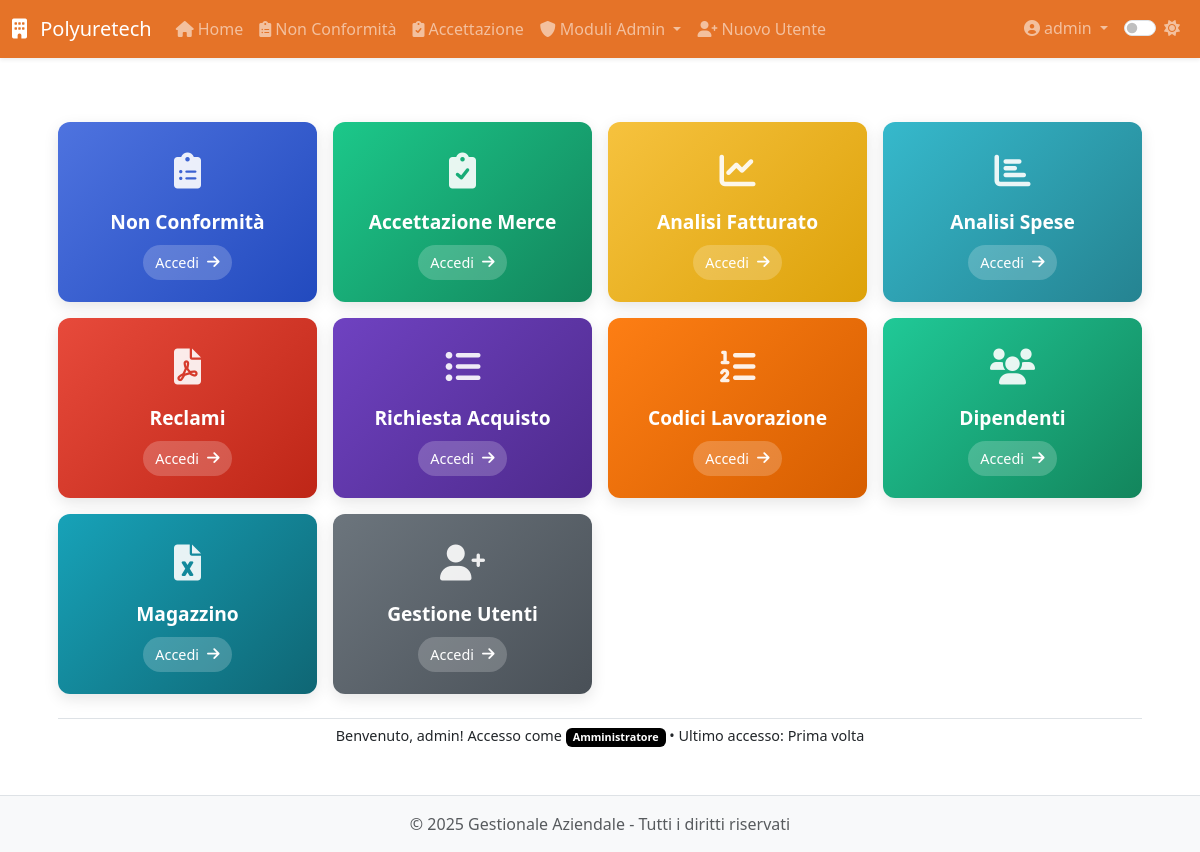
The page /index (signed in) on the database as committed earlier.
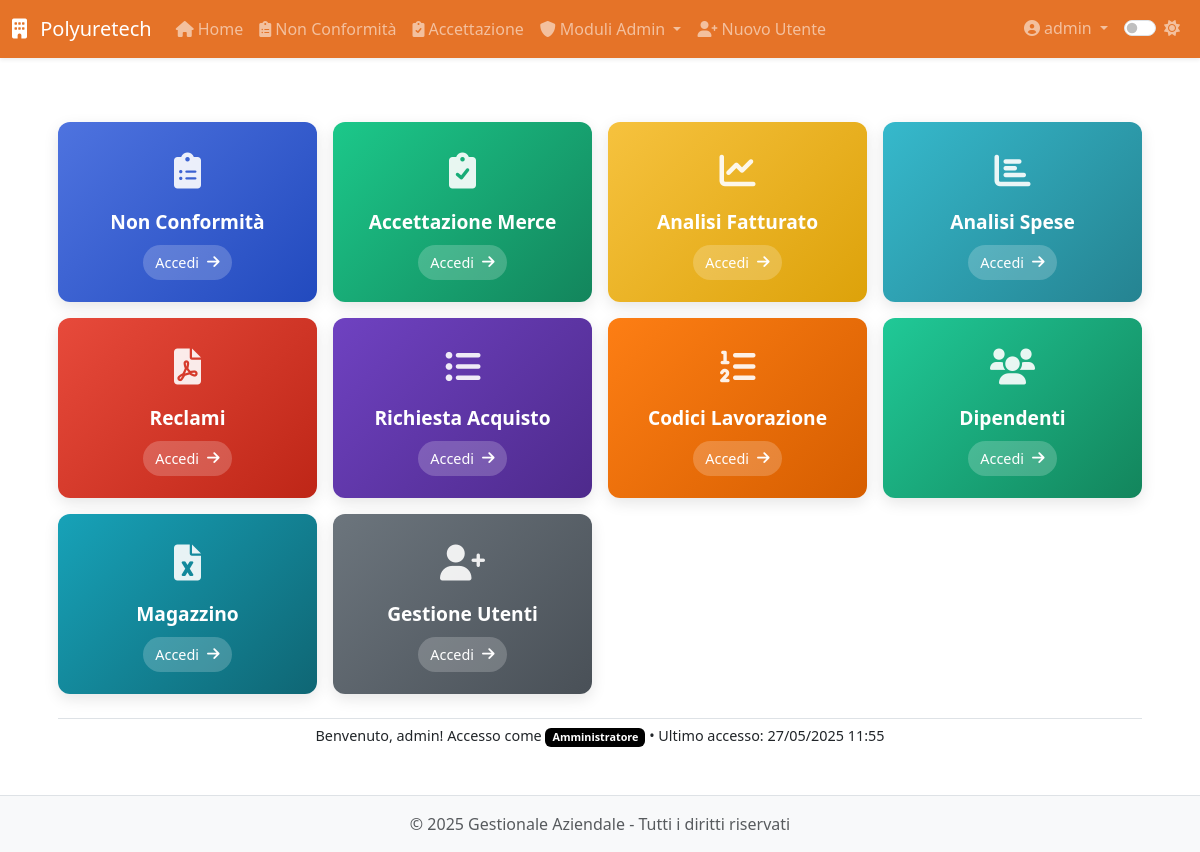
The same page on the database as committed later.
### app/models.py (models this page shows, shortened)
class User(UserMixin, db.Model):
    __tablename__ = 'users'
    id = db.Column(db.Integer, primary_key=True)
    username = db.Column(db.String(64), unique=True, nullable=False, index=True)
    email = db.Column(db.String(120), unique=True, nullable=False, index=True)
    password_hash = db.Column(db.String(128), nullable=False)
    role = db.Column(db.String(20), default='operatore')  # 'operatore' o 'admin'
    created_at = db.Column(db.DateTime, default=datetime.utcnow)
    last_login = db.Column(db.DateTime)
    is_active = db.Column(db.Boolean, default=True)
    is_admin = db.Column(db.Boolean, default=False)
    modules = db.Column(db.String(255), default='')  # Lista di moduli accessibili separati da virgola
    modulo1_entries = db.relationship('Modulo1Entry',
                               backref='author',
                               lazy='dynamic',
                               foreign_keys='Modulo1Entry.user_id')
    modulo5_entries = db.relationship('Modulo5Entry',
                               backref='author',
                               lazy='dynamic',
                               foreign_keys='Modulo5Entry.user_id')
    def is_admin(self):
        return self.role == 'admin'

### app/routes/dashboard.py (the view)
@dashboard.route('/')
@dashboard.route('/index')
@login_required
def index():
    stats = {
        'modulo1_count': 0,
        'modulo1_unviewed': 0,
        'modulo5_count': 0,
        'modulo5_unviewed': 0,
        'fatturato_totale': 0,
        'clienti_count': 0,
        'users_count': 0,
        'admin_count': 0,
        'operatori_count': 0
    }
    if current_user.is_admin():
        stats['modulo1_count'] = Modulo1Entry.query.count()
        stats['modulo1_unviewed'] = Modulo1Entry.query.filter_by(viewed=False).count()
        stats['modulo5_count'] = Modulo5Entry.query.count()
        stats['modulo5_unviewed'] = Modulo5Entry.query.filter_by(viewed=False).count()
        stats['fatturato_totale'] = db.session.query(func.sum(Fatturato.importo)).scalar() or 0
        stats['clienti_count'] = Cliente.query.count()
        stats['users_count'] = User.query.count()
        stats['admin_count'] = User.query.filter_by(role='admin').count()
        stats['operatori_count'] = User.query.filter_by(role='operatore').count()
    recent_activities = []  # opzionalmente da implementare
    return render_template('dashboard/index.html', title='Dashboard', stats=stats, recent_activities=recent_activities)

### app/__init__.py (called while the page is built)
def register_jinja_filters(app):
    @app.template_filter('format_date')
    def format_date(value, format='%d/%m/%Y'):
        if value:
            return value.strftime(format)
        return ""
    @app.template_filter('format_currency')
    def format_currency(value):
        """Formatta un valore come valuta"""
        if value is not None:
            return f"€ {value:,.2f}".replace(",", "X").replace(".", ",").replace("X", ".")
        return "€ 0,00"
    @app.template_filter('truncate_text')
    def truncate_text(text, length=100):
        """Tronca il testo alla lunghezza specificata"""
        if text and len(text) > length:
            return text[:length] + "..."
        return text if text else ""

### app/models.py (called while the page is built)
@login_manager.user_loader
def load_user(id):
    return User.query.get(int(id))

### app/templates/dashboard/index.html (shortened to what the changed rows need)
{% extends "base.html" %}
{% block content %}
<div class="dashboard-container">
    <div class="dashboard-footer">
        <p class="dashboard-subtitle">Benvenuto, {{ current_user.username }}! Accesso come
            <span class="badge bg-{{ 'primary' if current_user.is_admin() else 'secondary' }}">
                {{ 'Amministratore' if current_user.is_admin() else 'Operatore' }}
            </span>
            • Ultimo accesso:
            {% if current_user.last_login %}
                {{ current_user.last_login | format_date('%d/%m/%Y %H:%M') }}
            {% else %}
                Prima volta
            {% endif %}
        </p>
    </div>
</div>
{% endblock %}

### app/templates/base.html (shortened to what this page needs)
<!DOCTYPE html>
<html lang="it">
<head>
    <link href="https://cdn.jsdelivr.net/npm/bootstrap@5.3.0-alpha1/dist/css/bootstrap.min.css" rel="stylesheet">
    <link rel="stylesheet" href="https://cdnjs.cloudflare.com/ajax/libs/font-awesome/6.0.0/css/all.min.css">
    <link id="theme-style" rel="stylesheet" href="{{ url_for('static', filename='css/theme-' + theme + '.css') }}">
    <link rel="stylesheet" href="{{ url_for('static', filename='css/style.css') }}">
    <link rel="stylesheet" href="{{ url_for('static', filename='css/modulo8.css') }}">
</head>
<body>
    <header class="navbar navbar-expand-lg navbar-dark bg-primary sticky-top shadow-sm">
        <div class="container-fluid">
            <a class="navbar-brand" href="{{ url_for('dashboard.index') }}">
                <i class="fas fa-building me-2"></i> Polyuretech
            </a>
            <div class="collapse navbar-collapse" id="navbarMain">
                {% if current_user.is_authenticated %}
                <ul class="navbar-nav me-auto">
                    <li class="nav-item">
                        <a class="nav-link" href="{{ url_for('dashboard.index') }}">
                            <i class="fas fa-home me-1"></i>Home
                        </a>
                    </li>
                    <li class="nav-item">
                        <a class="nav-link" href="{{ url_for('modulo1.index') }}">
                            <i class="fas fa-clipboard-list me-1"></i>Non Conformità
                        </a>
                    </li>
                    <li class="nav-item">
                        <a class="nav-link" href="{{ url_for('modulo5.index') }}">
                            <i class="fas fa-clipboard-check me-1"></i>Accettazione
                        </a>
                    </li>
                    {% if current_user.is_admin() %}
                    <li class="nav-item dropdown">
                        <a class="nav-link dropdown-toggle" href="#" id="adminModulesDropdown" data-bs-toggle="dropdown">
                            <i class="fas fa-shield-alt me-1"></i>Moduli Admin
                        </a>
                    </li>
                    <li class="nav-item">
                        <a class="nav-link" href="{{ url_for('auth.register') }}">
                            <i class="fas fa-user-plus me-1"></i>Nuovo Utente
                        </a>
                    </li>
                    {% endif %}
                </ul>
                <ul class="navbar-nav ms-auto">
                    <li class="nav-item dropdown">
                        <a class="nav-link dropdown-toggle" href="#" id="userDropdown" data-bs-toggle="dropdown">
                            <i class="fas fa-user-circle me-1"></i>{{ current_user.username }}
                        </a>
                    </li>
                    <li class="nav-item">
                        <div class="nav-link">
                            <div class="form-check form-switch">
                                <input class="form-check-input" type="checkbox" id="darkModeToggle" {% if theme == 'dark' %}checked{% endif %}>
                                <label class="form-check-label" for="darkModeToggle">
                                    <i id="theme-icon" class="fas {% if theme == 'dark' %}fa-moon{% else %}fa-sun{% endif %}"></i>
                                </label>
                            </div>
                        </div>
                    </li>
                </ul>
                {% endif %}
            </div>
        </div>
    </header>
    <main class="container py-4">
        {% block content %}{% endblock %}
    </main>
    <footer class="footer mt-auto py-3 bg-light">
        <div class="container text-center">
            <span class="text-muted">&copy; {{ current_year }} {{ app_name }} - Tutti i diritti riservati</span>
        </div>
    </footer>
</body>
</html>

Rows that differ between the two databases and show on the page:
changed User "admin": last_login (not shown) → "27/05/2025 11:55"
Other text that changed with them:
text no longer shown: "Prima volta"
